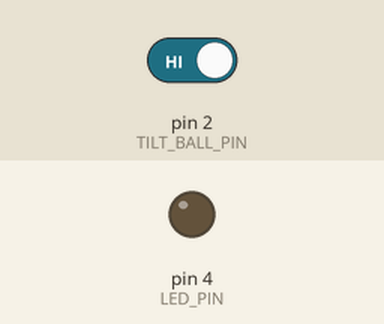
Bench run of a sketch on a simulated Arduino Uno, built with avr-gcc and run on an emulated ATmega328P. On the bench: output pins drawn as LEDs (lit = HIGH). The test bench sets the inputs (shaded band); at power-on: pin 2 (TILT_BALL_PIN) HIGH. What the sketch prints to the serial monitor is not drawn.

Above: at 1.2 s.
1.3 s: pin 2 (TILT_BALL_PIN) driven LOW
At 2.0 s:
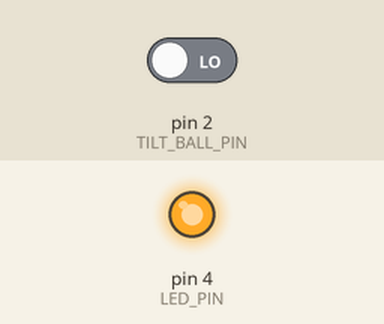
2.8 s: pin 2 (TILT_BALL_PIN) driven HIGH
At 3.2 s:
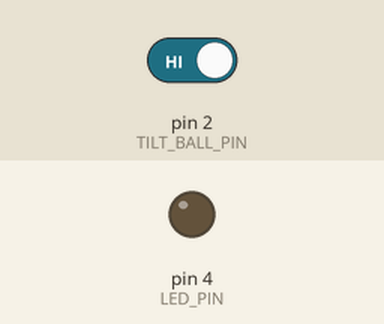
Timing chart, 0 to 5.8 s (numbered marks = the images above; inputs shaded):
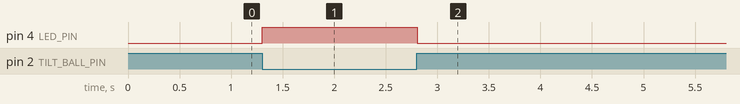

Measured:
- after the input at 1.3 s, pin 4 (LED_PIN): LOW → HIGH at once
- after the input at 2.8 s, pin 4 (LED_PIN): HIGH → LOW at once

The sketch:

till_ball_switch.ino
```cpp
const int TILT_BALL_PIN = 2;
const int LED_PIN = 4;

void setup() {
  Serial.begin(9600);
  pinMode(TILT_BALL_PIN, INPUT);
  pinMode(LED_PIN, OUTPUT);

  // important to set, if not the led blinks
  digitalWrite(TILT_BALL_PIN, HIGH);
}

void loop() {
  const int tiltBallState = digitalRead(TILT_BALL_PIN);
  if(tiltBallState) {
    digitalWrite(LED_PIN, LOW);
  } else {
     digitalWrite(LED_PIN, HIGH);
  }
  Serial.println(tiltBallState);
}
```
